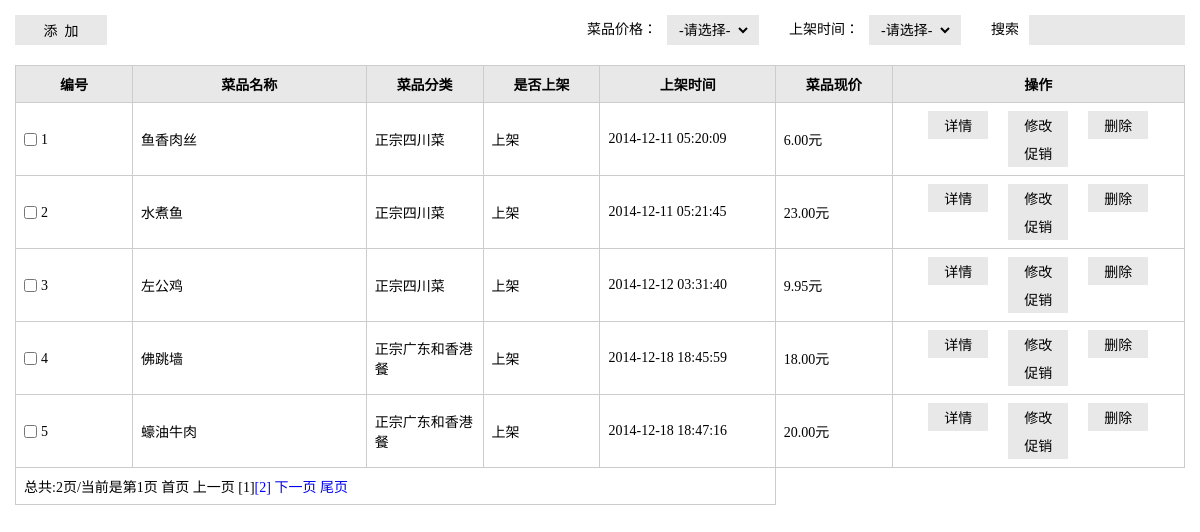
The app's page /admin/listDish.php (signed in) with its own data.
### tables this page shows
CREATE TABLE IF NOT EXISTS `dish` (
  `dish_id` int(10) unsigned NOT NULL AUTO_INCREMENT,
  `cate_id` smallint(5) unsigned NOT NULL,
  `dish_no` varchar(50) NOT NULL,
  `dish_num` int(10) unsigned DEFAULT '0',
  `reg_price` decimal(6,2) NOT NULL,
  `current_price` decimal(6,2) NOT NULL,
  `dish_time` int(10) unsigned NOT NULL,
  `is_show` tinyint(1) DEFAULT '1',
  `is_hot` tinyint(1) DEFAULT '0',
  `is_spicy` tinyint(4) NOT NULL DEFAULT '0',
  PRIMARY KEY (`dish_id`)
);

CREATE TABLE IF NOT EXISTS `dish_cn` (
  `dish_id` int(10) unsigned NOT NULL AUTO_INCREMENT,
  `dish_name` varchar(50) NOT NULL,
  `dish_desc` mediumtext,
  PRIMARY KEY (`dish_id`),
  UNIQUE KEY `dish_name` (`dish_name`)
);

CREATE TABLE IF NOT EXISTS `cate_cn` (
  `cate_id` smallint(5) unsigned NOT NULL AUTO_INCREMENT,
  `cate_name` varchar(50) NOT NULL DEFAULT '',
  PRIMARY KEY (`cate_id`),
  UNIQUE KEY `cate_name` (`cate_name`)
);

### src/lib/mysql.func.php (called while the page is built, shortened)
<?php
function fetchAll($sql,$result_type=MYSQL_ASSOC){
	$result=mysql_query($sql);
	while(@$row=mysql_fetch_array($result,$result_type)){
		$rows[]=$row;
	}
	return $rows;
}
function getResultNum($sql){
	$result=mysql_query($sql);
	return mysql_num_rows($result);
}

### src/admin/listDish.php (the view, shortened to what this page needs)
<?php
require_once '../include.php';
$pageSize=5;
$page = $_REQUEST ['page'] ? ( int ) $_REQUEST ['page'] : 1;
$sql="select d.dish_id,dc.dish_name as 'dish_name_cn',de.dish_name as 'dish_name_en',df.dish_name as 'dish_name_fr',d.dish_no,d.dish_num,d.reg_price,d.current_price,d.dish_time,d.is_show,d.is_hot,d.is_spicy,cc.cate_name as 'cate_name_cn', ce.cate_name as 'cate_name_en',cf.cate_name as 'cate_name_fr', dc.dish_desc as 'dish_desc_cn',de.dish_desc as 'dish_desc_en',df.dish_desc as 'dish_desc_fr' from dish as d, dish_cn as dc, dish_en as de, dish_fr as df, cate_cn as cc, cate_en as ce, cate_fr as cf where d.dish_id=dc.dish_id and dc.dish_id=de.dish_id and de.dish_id=df.dish_id and d.cate_id=cc.cate_id and d.cate_id=ce.cate_id and d.cate_id=cf.cate_id";
$totalRows=getResultNum($sql);
$totalPage=ceil($totalRows/$pageSize);
$offset=($page-1)*$pageSize;
$strkeys = $_REQUEST['keywords'];
if($strkeys) {
	$delimiters=array(" ",",","，");
	$keywords=splitKeyWords($delimiters,$strkeys);
	$sql = null;
	foreach ($keywords as $keyword){
		if($sql==null)
			$sql = "select d.dish_id,dc.dish_name as 'dish_name_cn',de.dish_name as 'dish_name_en',df.dish_name as 'dish_name_fr',d.dish_no,d.dish_num,d.reg_price,d.current_price,d.dish_time,d.is_show,d.is_hot,d.is_spicy,cc.cate_name as 'cate_name_cn', ce.cate_name as 'cate_name_en',cf.cate_name as 'cate_name_fr', dc.dish_desc as 'dish_desc_cn',de.dish_desc as 'dish_desc_en',df.dish_desc as 'dish_desc_fr' from dish as d, dish_cn as dc, dish_en as de, dish_fr as df, cate_cn as cc, cate_en as ce, cate_fr as cf where d.dish_id=dc.dish_id and dc.dish_id=de.dish_id and de.dish_id=df.dish_id and d.cate_id=cc.cate_id and d.cate_id=ce.cate_id and d.cate_id=cf.cate_id and concat(d.dish_id,' ',dc.dish_name,' ',de.dish_name,' ',df.dish_name,' ',d.dish_no,' ',d.dish_num,' ',d.reg_price,' ',d.current_price,' ',d.dish_time,' ',cc.cate_name,' ',ce.cate_name,' ',cf.cate_name,' ',dc.dish_desc,' ',de.dish_desc,' ',df.dish_desc) like '%{$keyword}%' ";
		else
			$sql.= "and concat(d.dish_id,' ',dc.dish_name,' ',de.dish_name,' ',df.dish_name,' ',d.dish_no,' ',d.dish_num,' ',d.reg_price,' ',d.current_price,' ',d.dish_time,' ',cc.cate_name,' ',ce.cate_name,' ',cf.cate_name,' ',dc.dish_desc,' ',de.dish_desc,' ',df.dish_desc) like '%{$keyword}%' ";
	}
	$sql.=" limit {$offset},{$pageSize}";
	$rows = fetchAll ( $sql );
	if (! $rows) {
		alertMesg ( "搜索结果: 无满足条件记录!", "listDish.php" );
		exit ();
	}
}else{
	$_REQUEST['order']?$order="order by ".$_REQUEST['order']:$order=null;
	$sql="select d.dish_id,dc.dish_name as 'dish_name_cn',de.dish_name as 'dish_name_en',df.dish_name as 'dish_name_fr',d.dish_no,d.dish_num,d.reg_price,d.current_price,d.dish_time,d.is_show,d.is_hot,d.is_spicy,cc.cate_name as 'cate_name_cn', ce.cate_name as 'cate_name_en',cf.cate_name as 'cate_name_fr', dc.dish_desc as 'dish_desc_cn',de.dish_desc as 'dish_desc_en',df.dish_desc as 'dish_desc_fr' from dish as d, dish_cn as dc, dish_en as de, dish_fr as df, cate_cn as cc, cate_en as ce, cate_fr as cf where d.dish_id=dc.dish_id and dc.dish_id=de.dish_id and de.dish_id=df.dish_id and d.cate_id=cc.cate_id and d.cate_id=ce.cate_id and d.cate_id=cf.cate_id {$order} limit {$offset},{$pageSize}";
	$rows=fetchAll($sql);
}
?>
<!doctype html>
<html>
<head>
<link rel="stylesheet" href="styles/backstage.css">
<link rel="stylesheet" href="scripts/jquery-ui/css/ui-lightness/jquery-ui-1.10.4.custom.css" />
</head>
<body>
<div class="details">
                    <div class="details_operation clearfix">
                        <div class="bui_select">
                            <input type="button" value="添&nbsp;&nbsp;加" class="add" onclick="addDish()">
                        </div>
                        <div class="fr">
                            <div class="text">
                                <span>菜品价格：</span>
                                <div class="bui_select">
                                    <select id="" class="select" onchange="change(this.value)">
                                    	<option>-请选择-</option>
                                    </select>
                                </div>
                            </div>
                            <div class="text">
                                <span>上架时间：</span>
                                <div class="bui_select">
                                 <select id="" class="select" onchange="change(this.value)">
                                 	<option>-请选择-</option>
                                    </select>
                                </div>
                            </div>
                            <div class="text">
                                <span>搜索</span>
                                <input type="text" value="" class="search"  id="search" onkeypress="search()" >
                            </div>
                        </div>
                    </div>
                    <table class="table" cellspacing="0" cellpadding="0">
                        <thead>
                            <tr>
                                <th width="10%">编号</th>
                                <th width="20%">菜品名称</th>
                                <th width="10%">菜品分类</th>
                                <th width="10%">是否上架</th>
                                <th width="15%">上架时间</th>
                                <th width="10%">菜品现价</th>
                                <th>操作</th>
                            </tr>
                        </thead>
                        <tbody>
						<?php foreach ($rows as $row):?>
                            <tr>
                                <td><input type="checkbox" id="c<?php echo $row['dish_id'];?>" class="check" value=<?php echo $row['dish_id'];?>><label for="c1" class="label"><?php echo $row['dish_id'];?></label></td>
                                <td>
								<?php
									if($strkeys){
										$dish_name_cn=$row['dish_name_cn'];
										foreach ($keywords as $keyval){
											$dish_name_cn=hightlightkeyword($dish_name_cn,$keyval);
										}
										echo $dish_name_cn;
									}
									else{
										echo $row['dish_name_cn'];
									}
								?>
                                </td>
                                <td>
								<?php
									if($strkeys){
										$cate_name_cn=$row['cate_name_cn'];
										foreach ($keywords as $keyval){
											$cate_name_cn=hightlightkeyword($cate_name_cn,$keyval);
										}
										echo $cate_name_cn;
									}
									else{
										echo $row['cate_name_cn'];
									}
								?>
                                </td>
                                <td>
                                	<?php echo $row['is_show']==1?"上架":"下架";?>
                                </td>
                                <td><?php echo date("Y-m-d H:i:s",$row['dish_time']);?></td>
                                <td>
								<?php
									if($strkeys){
										$current_price=$row['current_price'];
										foreach ($keywords as $keyval){
											$current_price=hightlightkeyword($current_price,$keyval);
										}
										echo $current_price."元";
									}
									else{
										echo $row['current_price']."元";
									}
								?>
                                </td>
                                <td align="center">
                                				<input type="button" value="详情" class="btn" onclick="showDetail(<?php echo $row['dish_id'];?>,'<?php echo $row['dish_name_cn'];?>')"><input type="button" value="修改" class="btn" onclick="editDish(<?php echo $row['dish_id'];?>)"><input type="button" value="删除" class="btn"onclick="delDish(<?php echo $row['dish_id'];?>)"><input type="button" value="促销" class="btn"onclick="addPromotion(<?php echo $row['dish_id'];?>)">
                                </td>
                            </tr>
                 		<?php endforeach;?>
						<?php if($totalRows>$pageSize): ?>
						<tr>
								<td colspan="5"><?php echo showPage($page, $totalPage);?></td>
							</tr>
						<?php endif;?>
                        </tbody>
                    </table>
                </div>
</body>
</html>

### src/lib/page.func.php
<?php
function showPage($page, $totalPage, $where = null, $seprator = "&nbsp;") {
	$where = ($where == null) ? null : "&" . $where;
	$url = $_SERVER ['PHP_SELF'];
	$index = ($page == 1) ? "首页" : "<a href='{$url}?page=1{$where}'>首页</a>";
	$last = ($page == $totalPage) ? "尾页" : "<a href='{$url}?page={$totalPage}{$where}'>尾页</a>";
	$prev = ($page == 1) ? "上一页" : "<a href='{$url}?page=" . ($page - 1) . "{$where}'>上一页</a>";
	$next = ($page == $totalPage) ? "下一页" : "<a href='{$url}?page=" . ($page + 1) . "{$where}'>下一页</a>";
	$str = "总共:{$totalPage}页/当前是第{$page}页";
	for($i = 1; $i <= $totalPage; $i ++) {
		if ($page == $i) {
			$p .= "[{$i}]";
		} else {
			$p .= "<a href='{$url}?page={$i}'>[{$i}]</a>";
		}
	}
	$pageStr = $str . $seprator . $index . $seprator . $prev . $seprator . $p . $seprator . $next . $seprator . $last;
	return $pageStr;
}

### src/admin/styles/backstage.css (style rules this page uses)
* { margin: 0;padding: 0; }
input,select,textarea { outline: none;border: none; background: none; }
a { text-decoration: none; }
.clearfix:after, .clearfix:before { content: ""; display: table; }
.clearfix:after { clear: both; }
.clearfix { zoom:1; }
.fr { float: right; }
.details_operation { margin-bottom: 20px; }
.details { padding: 15px; font-family: "微软雅黑"; }
.bui_select { background-color: #E8E8E8; height: 30px; float: left; }
.add { width: 92px; height: 30px; font-family: "微软雅黑"; font-size: 14px; }
.select { font-family: "微软雅黑"; font-size: 14px; height: 22px; margin: 4px 8px; }
.text { float: left; margin-left: 30px; display: inline; }
.text span { line-height: 30px; font-size: 14px; float:left; margin-right: 10px; }
.search { width: 140px; height: 30px; line-height: 30px\9; background-color: #E8E8E8; padding: 0 8px; }
.table { border-collapse: collapse; width: 100%; font-size: 14px; }
.table th { background-color: #E8E8E8; }
.table th, .table td { border: solid 1px #ccc; padding: 8px; }
.label,.check { vertical-align: middle; }
.check { margin-right: 4px; }
.btn { padding: 4px 16px; background-color: #E8E8E8; margin: 0 10px;font-family: "微软雅黑"; font-size: 14px; }

### records on screen
dish: dish_id "1", dish_cn.dish_name "鱼香肉丝", cate.cate_name "正宗四川菜", is_show "上架", dish_time "2014-12-11 05:20:09", current_price "6.00"
dish: dish_id "2", dish_cn.dish_name "水煮鱼", cate.cate_name "正宗四川菜", is_show "上架", dish_time "2014-12-11 05:21:45", current_price "23.00"
dish: dish_id "3", dish_cn.dish_name "左公鸡", cate.cate_name "正宗四川菜", is_show "上架", dish_time "2014-12-12 03:31:40", current_price "9.95"
dish: dish_id "4", dish_cn.dish_name "佛跳墙", cate.cate_name "正宗广东和香港餐", is_show "上架", dish_time "2014-12-18 18:45:59", current_price "18.00"
dish: dish_id "5", dish_cn.dish_name "蠔油牛肉", cate.cate_name "正宗广东和香港餐", is_show "上架", dish_time "2014-12-18 18:47:16", current_price "20.00"

### other values on screen
showPage($page, $totalPage) "总共:2页/当前是第1页"
